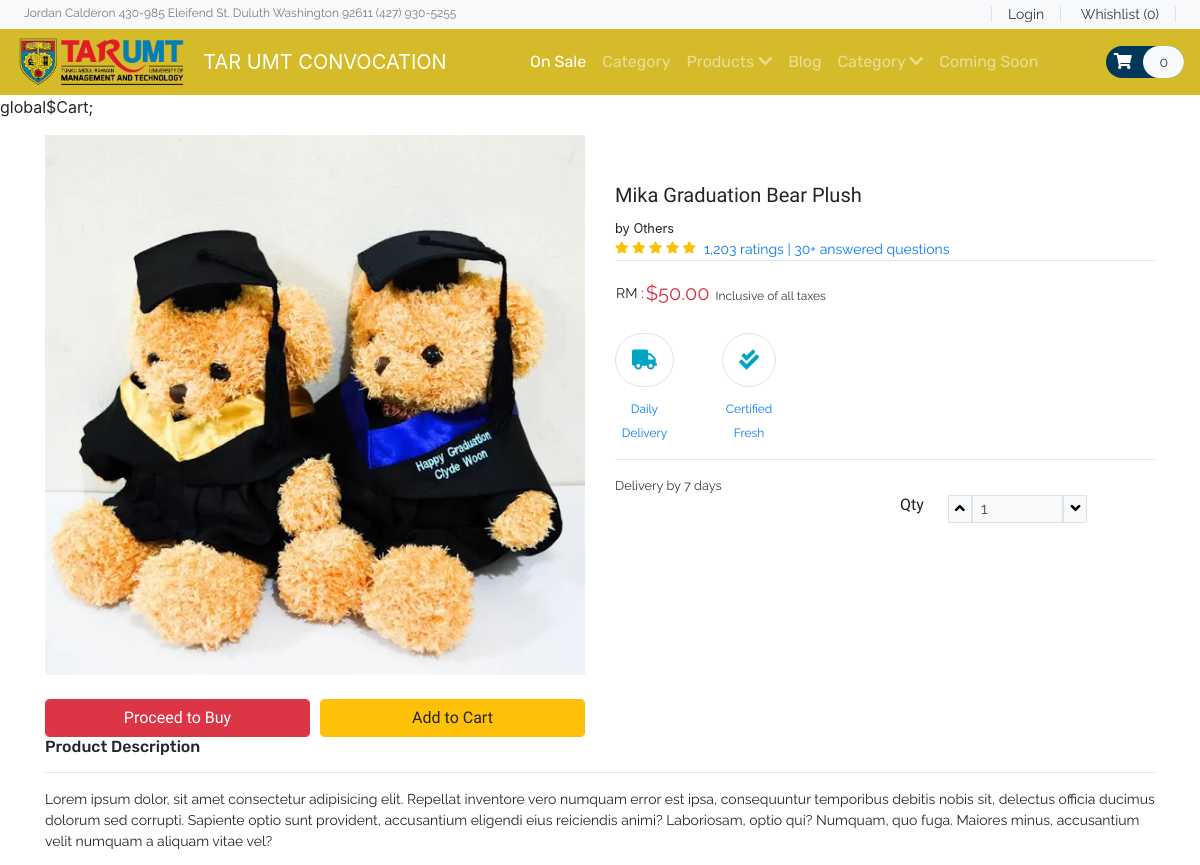
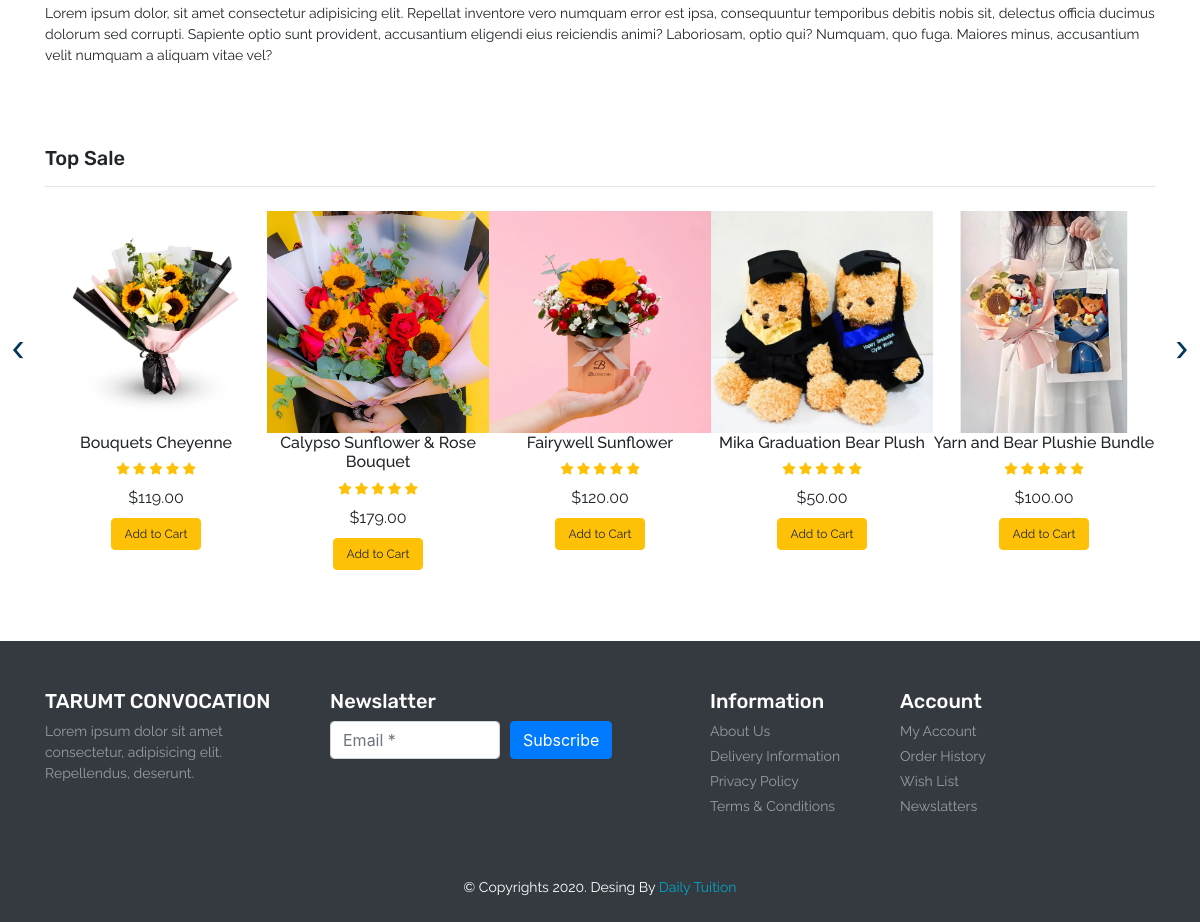
The app's page /product.php?item_id=4 with its own data (2 pictures, top to bottom).
### tables this page shows
CREATE TABLE `product` (
  `item_id` int(11) NOT NULL,
  `item_brand` varchar(200) NOT NULL,
  `item_name` varchar(255) NOT NULL,
  `item_price` double(10,2) NOT NULL,
  `item_image` varchar(255) NOT NULL,
  `item_register` datetime DEFAULT NULL
);

### product.php (called while the page is built)
<?php
include ('header.php');
?>
<?php
    include ('Template/_products.php');
    include ('Template/_top-sale.php');
?>
<?php
include ('footer.php');
?>

### database/DBController.php (called while the page is built, shortened)
<?php
class DBController
{
    protected $host = 'localhost';
    protected $user = 'root';
    protected $password = "";
    protected $database = "tarumtcloud_db";
    public function __construct()
    {
        $this->con = mysqli_connect($this->host, $this->user, $this->password, $this->database);
    }
}

### functions.php (called while the page is built, shortened)
<?php
require ('database/DBController.php');
require ('database/Product.php');
$db = new DBController();
$product = new Product($db);
$product_shuffle = $product->getData();
$Cart = new Cart($db );

### database/Product.php (called while the page is built, shortened)
<?php
require_once ('database/DBController.php');
class Product
{
    public $db = null;
    public function __construct(DBController $db)
    {
        $this->db = $db;
    }
    public function getData($table = 'product'){
        $result = $this->db->con->query("SELECT * FROM {$table}");
        $resultArray = array();
        while ($item = mysqli_fetch_array($result, MYSQLI_ASSOC)){
            $resultArray[] = $item;
        }
         return $resultArray;
    }
}

### Template/_top-sale.php (the view, shortened to what this page needs)
<?php
    shuffle($product_shuffle);
?>
<section id="top-sale">
    <div class="container py-5">
        <h4 class="font-rubik font-size-20">Top Sale</h4>
        <hr>
        <div class="owl-carousel owl-theme">
            <?php foreach ($product_shuffle as $item) { ?>
            <div class="item py-2">
                <div class="product font-rale">
                    <a href="<?php printf('%s?item_id=%s', 'product.php',  $item['item_id']); ?>"><img src="<?php echo $item['item_image'] ?? "./assets/products/1.png"; ?>" alt="product1" class="img-fluid"></a>
                    <div class="text-center">
                        <h6><?php echo  $item['item_name'] ?? "Unknown";  ?></h6>
                        <div class="rating text-warning font-size-12">
                            <span><i class="fas fa-star"></i></span>
                            <span><i class="fas fa-star"></i></span>
                            <span><i class="fas fa-star"></i></span>
                            <span><i class="fas fa-star"></i></span>
                            <span><i class="fas fa-star"></i></span>
                        </div>
                        <div class="price py-2">
                            <span>$<?php echo $item['item_price'] ?? '0' ; ?></span>
                        </div>
                        <form method="post">
                            <?php
                            if (in_array($item['item_id'], $Cart->getCartId($product->getData('cart')) ?? [])){
                                echo '<button type="submit" disabled class="btn btn-success font-size-12">In the Cart</button>';
                            }else{
                                echo '<button type="submit" name="top_sale_submit" class="btn btn-warning font-size-12">Add to Cart</button>';
                            }
                            ?>
                        </form>
                    </div>
                </div>
            </div>
            <?php }  ?>
        </div>
    </div>
</section>

### Template/_products.php (shortened to what this page needs)
global$Cart;
<?php
    $item_id = $_GET['item_id'] ?? 1;
    foreach ($product->getData() as $item) :
        if ($item['item_id'] == $item_id) :
?>
<section id="product" class="py-3">
    <div class="container">
        <div class="row">
            <div class="col-sm-6">
                <img src="<?php echo $item['item_image'] ?? "./assets/products/1.png" ?>" alt="product" class="img-fluid">
                <div class="form-row pt-4 font-size-16 font-baloo">
                    <div class="col">
                        <button type="submit" class="btn btn-danger form-control">Proceed to Buy</button>
                    </div>
                    <div class="col">
                        <form method="post">
                            <?php
                            if (in_array($item['item_id'], $Cart->getCartId($product->getData('cart')) ?? [])){
                                echo '<button type="submit" disabled class="btn btn-success font-size-16 form-control">In the Cart</button>';
                            }else{
                                echo '<button type="submit" name="top_sale_submit" class="btn btn-warning font-size-16 form-control">Add to Cart</button>';
                            }
                            ?>
                        </form>
                    </div>
                </div>
            </div>
            <div class="col-sm-6 py-5">
                <h5 class="font-baloo font-size-20"><?php echo $item['item_name'] ?? "Unknown"; ?></h5>
                <small>by <?php echo $item['item_brand'] ?? "Brand"; ?></small>
                <div class="d-flex">
                    <div class="rating text-warning font-size-12">
                        <span><i class="fas fa-star"></i></span>
                        <span><i class="fas fa-star"></i></span>
                        <span><i class="fas fa-star"></i></span>
                        <span><i class="fas fa-star"></i></span>
                        <span><i class="fas fa-star"></i></span>
                    </div>
                    <a href="#" class="px-2 font-rale font-size-14">1,203 ratings | 30+ answered questions</a>
                </div>
                <hr class="m-0">
                <table class="my-3">
                    <tr class="font-rale font-size-14">
                        <td>RM :</td>
                        <td class="font-size-20 text-danger">$<span><?php echo $item['item_price'] ?? 0; ?></span><small class="text-dark font-size-12">&nbsp;&nbsp;Inclusive of all taxes</small></td>
                    </tr>
                </table>
                <div id="policy">
                    <div class="d-flex">
                        <div class="return text-center mr-5">
                            <div class="font-size-20 my-2 color-second">
                                <span class="fas fa-truck  border p-3 rounded-pill"></span>
                            </div>
                            <a href="#" class="font-rale font-size-12">Daily<br>Delivery</a>
                        </div>
                        <div class="return text-center mr-5">
                            <div class="font-size-20 my-2 color-second">
                                <span class="fas fa-check-double border p-3 rounded-pill"></span>
                            </div>
                            <a href="#" class="font-rale font-size-12">Certified <br>Fresh</a>
                        </div>
                    </div>
                </div>
                <hr>
                <div id="order-details" class="font-rale d-flex flex-column text-dark">
                    <small>Delivery by 7 days</small>
                </div>
                <div class="row">
                    <div class="col-6">
                    </div>
                    <div class="col-6">
                        <div class="qty d-flex">
                            <h6 class="font-baloo">Qty</h6>
                            <div class="px-4 d-flex font-rale">
                                <button class="qty-up border bg-light" data-id="pro1"><i class="fas fa-angle-up"></i></button>
                                <input type="text" data-id="pro1" class="qty_input border px-2 w-50 bg-light" disabled value="1" placeholder="1">
                                <button data-id="pro1" class="qty-down border bg-light"><i class="fas fa-angle-down"></i></button>
                            </div>
                        </div>
                    </div>
                </div>
            </div>
            <div class="col-12">
                <h6 class="font-rubik">Product Description</h6>
                <hr>
                <p class="font-rale font-size-14">Lorem ipsum dolor, sit amet consectetur adipisicing elit. Repellat inventore vero numquam error est ipsa, consequuntur temporibus debitis nobis sit, delectus officia ducimus dolorum sed corrupti. Sapiente optio sunt provident, accusantium eligendi eius reiciendis animi? Laboriosam, optio qui? Numquam, quo fuga. Maiores minus, accusantium velit numquam a aliquam vitae vel?</p>
                <p class="font-rale font-size-14">Lorem ipsum dolor, sit amet consectetur adipisicing elit. Repellat inventore vero numquam error est ipsa, consequuntur temporibus debitis nobis sit, delectus officia ducimus dolorum sed corrupti. Sapiente optio sunt provident, accusantium eligendi eius reiciendis animi? Laboriosam, optio qui? Numquam, quo fuga. Maiores minus, accusantium velit numquam a aliquam vitae vel?</p>
            </div>
        </div>
    </div>
</section>
<?php
        endif;
        endforeach;
?>

### style.css (style rules this page uses)
button, button:focus { outline: none !important; box-shadow: none !important; }
.font-baloo { font-family: "Baloo Thambi 2", cursive; }
.font-rale { font-family: "Raleway", cursive; }
.font-rubik { font-family: "Rubik", cursive; }
.font-size-12 { font-size: 12px; }
.font-size-14 { font-size: 14px; }
.font-size-16 { font-size: 16px; }
.font-size-20 { font-size: 20px; }
.color-second { color: #00A5C4; }
#top-sale .owl-carousel .item .product a { overflow: hidden; }
#top-sale .owl-carousel .item .product img { transition: transform 0.5s ease; }

### records on screen
product: item_image (picture), item_name "Mika Graduation Bear Plush", item_brand "Others", item_price "50.00"
product: item_image (picture), item_name "Bouquets Cheyenne", item_price "119.00"
product: item_image (picture), item_name "Calypso Sunflower & Rose Bouquet", item_price "179.00"
product: item_image (picture), item_name "Fairywell Sunflower", item_price "120.00"
product: item_image (picture), item_name "Yarn and Bear Plushie Bundle", item_price "100.00"

### other values on screen
count($product->getData('cart')) "0"
